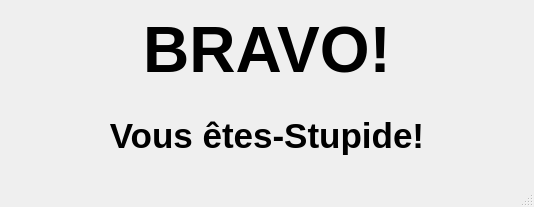
<?xml version="1.0" encoding="UTF-8"?>
<ui version="4.0">
 <class>MainWindow</class>
 <widget class="QMainWindow" name="MainWindow">
  <property name="geometry">
   <rect>
    <x>0</x>
    <y>0</y>
    <width>534</width>
    <height>207</height>
   </rect>
  </property>
  <property name="windowTitle">
   <string>MainWindow</string>
  </property>
  <widget class="QWidget" name="centralwidget">
   <layout class="QVBoxLayout" name="verticalLayout">
    <item>
     <widget class="QLabel" name="label">
      <property name="font">
       <font>
        <family>Arial</family>
        <pointsize>48</pointsize>
        <weight>75</weight>
        <bold>true</bold>
       </font>
      </property>
      <property name="text">
       <string>BRAVO!</string>
      </property>
      <property name="alignment">
       <set>Qt::AlignCenter</set>
      </property>
     </widget>
    </item>
    <item>
     <widget class="QLabel" name="label_2">
      <property name="font">
       <font>
        <family>Arial</family>
        <pointsize>26</pointsize>
        <weight>75</weight>
        <bold>true</bold>
       </font>
      </property>
      <property name="text">
       <string>Vous êtes-Stupide!</string>
      </property>
      <property name="alignment">
       <set>Qt::AlignCenter</set>
      </property>
     </widget>
    </item>
   </layout>
  </widget>
  <widget class="QMenuBar" name="menubar">
   <property name="geometry">
    <rect>
     <x>0</x>
     <y>0</y>
     <width>534</width>
     <height>21</height>
    </rect>
   </property>
  </widget>
  <widget class="QStatusBar" name="statusbar"/>
 </widget>
 <resources/>
 <connections/>
</ui>
